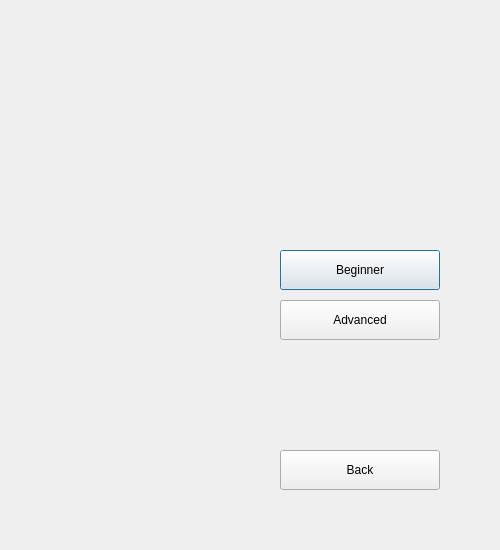
<?xml version="1.0" encoding="UTF-8"?>
<ui version="4.0">
 <class>GameLevel</class>
 <widget class="QDialog" name="GameLevel">
  <property name="geometry">
   <rect>
    <x>0</x>
    <y>0</y>
    <width>500</width>
    <height>550</height>
   </rect>
  </property>
  <property name="windowTitle">
   <string>Othello - Choose Game Level</string>
  </property>
  <widget class="QPushButton" name="beginnerModeBtn">
   <property name="geometry">
    <rect>
     <x>280</x>
     <y>250</y>
     <width>160</width>
     <height>40</height>
    </rect>
   </property>
   <property name="text">
    <string>Beginner</string>
   </property>
  </widget>
  <widget class="QPushButton" name="advancedModeBtn">
   <property name="geometry">
    <rect>
     <x>280</x>
     <y>300</y>
     <width>160</width>
     <height>40</height>
    </rect>
   </property>
   <property name="text">
    <string>Advanced</string>
   </property>
  </widget>
  <widget class="QPushButton" name="backBtn">
   <property name="geometry">
    <rect>
     <x>280</x>
     <y>450</y>
     <width>160</width>
     <height>40</height>
    </rect>
   </property>
   <property name="text">
    <string>Back</string>
   </property>
  </widget>
 </widget>
 <resources/>
 <connections/>
</ui>
